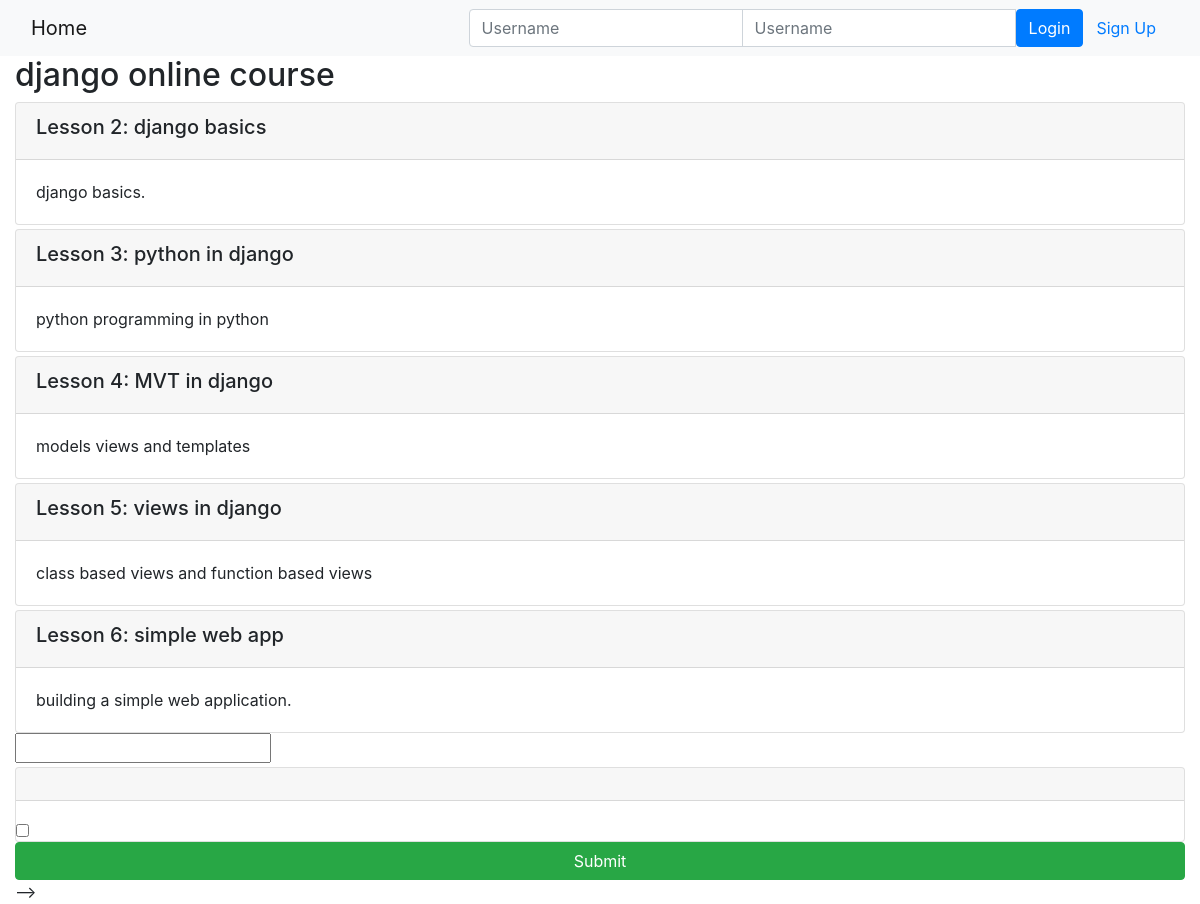
/1/, run on the app's committed database.
### onlinecourse/models.py (models this page shows, shortened)
class Course(models.Model):
    name = models.CharField(null=False, max_length=30, default='online course')
    image = models.ImageField(upload_to='course_images/')
    description = models.CharField(max_length=1000)
    pub_date = models.DateField(null=True)
    instructors = models.ManyToManyField(Instructor)
    users = models.ManyToManyField(settings.AUTH_USER_MODEL, through='Enrollment')
    total_enrollment = models.IntegerField(default=0)
    is_enrolled = False

class Lesson(models.Model):
    title = models.CharField(max_length=200, default="title")
    order = models.IntegerField(default=0)
    course = models.ForeignKey(Course, on_delete=models.CASCADE)
    content = models.TextField()

### onlinecourse/views.py (the view)
# urls.py: path('<int:pk>/', views.CourseDetailView.as_view(), name='course_details'),
class CourseDetailView(generic.DetailView):
    model = Course
    template_name = 'onlinecourse/course_detail_bootstrap.html'

### onlinecourse/templates/onlinecourse/course_detail_bootstrap.html (shortened to what this page needs)
<!DOCTYPE html>
<html lang="en">
<head>
     {% load static %}
    <link rel="stylesheet" href="https://maxcdn.bootstrapcdn.com/bootstrap/4.5.2/css/bootstrap.min.css">
</head>
<body>
    <nav class="navbar navbar-light bg-light">
        <div class="container-fluid">
            <div class="navbar-header">
                  <a class="navbar-brand" href="{% url 'onlinecourse:index' %}">Home</a>
            </div>
            <ul class="nav navbar-nav navbar-right">
                {% if user.is_authenticated %}
                <li>
                    <a class="btn btn-link" href="#">{{ user.first_name }}({{ user.username }})</a>
                    <a class="btn btn-link" href="{% url 'onlinecourse:logout' %}">Logout</a>
                </li>
                {% else %}
                <li>
                    <form class="form-inline" action="{% url 'onlinecourse:login' %}" method="post">
                        <div class="input-group">
                            <input type="text" class="form-control" placeholder="Username" name="username" >
                            <input type="password" class="form-control" placeholder="Username" name="psw" >
                            <button class="btn btn-primary" type="submit">Login</button>
                            <a class="btn btn-link" href="{% url 'onlinecourse:registration' %}">Sign Up</a>
                        </div>
                    </form>
                </li>
                {% endif %}
            </ul>
        </div>
    </nav>
    <div class="container-fluid">
            <h2>{{ course.name }}</h2>
            <div class="card-columns-vertical">
                {% for lesson in course.lesson_set.all %}
                    <div class="card mt-1">
                        <div class="card-header"><h5>Lesson {{lesson.order|add:1}}: {{lesson.title}}</h5></div>
                        <div class="card-body">{{lesson.content}}</div>
                    </div>
                {% endfor %}
            </div>
            <input type="check" name="choice_{{choice.id}}" id="{{choice.id}}">
            <form id="questionform" action="point to a submit view" method="post">
                        <div class="card mt-1">
                            <div class="card-header"><h5>{{ question.question_text}}</h5></div>
                            <div class="form-group">
                                <div class="form-check">
                                    <label class="form-check-label">
                                        <input type="checkbox" name="choice_{{choice.id}}"
                                               class="form-check-input" id="{{choice.id}}"
                                               value="{{choice.id}}">{{ choice.choice_text }}
                                    </label>
                                </div>
                            </div>
                        </div>
                    <input class="btn btn-success btn-block" type="submit" value="Submit">
            </form> -->
    </div>
</body>
</html>

### data on the page
Course: name "django online course"
Lesson: order|add "2", title "django basics", content "django basics."
Lesson: order|add "3", title "python in django", content "python programming in python"
Lesson: order|add "4", title "MVT in django", content "models views and templates"
Lesson: order|add "5", title "views in django", content "class based views and function based views"
Lesson: order|add "6", title "simple web app", content "building a simple web application."
